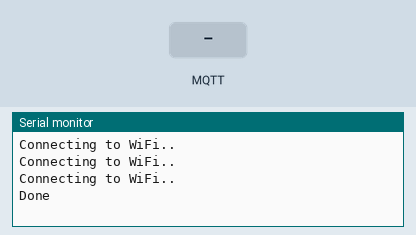
The sketch below on a simulated ESP8266 (NodeMCU). On the bench: the last lines printed to the serial monitor. The inputs (shaded band) are chosen by the test bench. WiFi joins after 1.5 s; servers stay silent unless stated; no MQTT or app messages arrive unless stated.

Above: at 8.7 s.
8.8 s: MQTT message "1" arrives on the first subscribed topic
At 9.8 s:
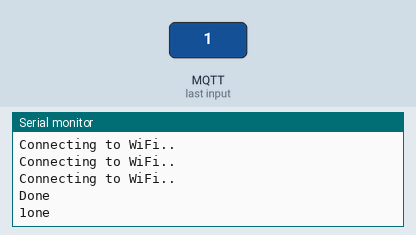
10.3 s: MQTT message "on" arrives on the first subscribed topic
At 10.9 s:
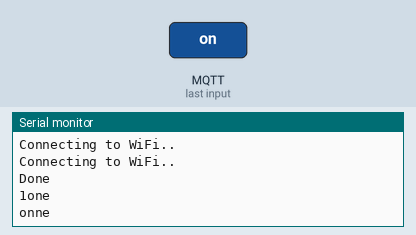
11.8 s: MQTT message "off" arrives on the first subscribed topic
At 13.3 s:
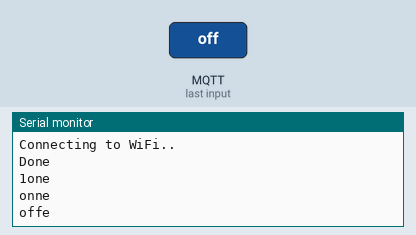

Measured:
- after the input at 8.8 s, the serial monitor: prints a new line at once (image 1)
- after the input at 10.3 s, the serial monitor: prints a new line at once (image 2)
- after the input at 11.8 s, the serial monitor: prints a new line at once (image 3)

The sketch:

ESP-01PantheonAddOn.ino
```cpp
#include <ESP8266WiFi.h>
#include <PubSubClient.h>

//   __________  __________  __________  __________  ___  ___    ___  __________  __________
//  /         / /   ______/ /___   ___/ /___   ___/ /  / /   \  /  / /  _______/ /         /
// /   ______/ /   /_____      /  /        /  /    /  / /     \/  / /  / _____  /   ______/
///______   / /   ______/     /  /        /  /    /  / /         / /  / /_   / /______   /
//         / /   /_____      /  /        /  /    /  / /  / \    / /  /___/  / /         /
//________/ /_________/     /__/        /__/    /__/ /__/   \__/ /_________/ /_________/


// WiFi
char *ssid;
char *password;

// Broker
char *mqtt_broker;
char *topic;
char *mqtt_username;
char *mqtt_password;
char *user;
int mqtt_port = 1883;


WiFiClient espClient;
PubSubClient client(espClient);

void setup() {
  Serial.begin(9600);
  //Ввод данных о подключении
  String buf;
  buf = Serial.readString();
  buf.toCharArray(ssid, buf.length());
  buf = Serial.readString();
  buf.toCharArray(password, buf.length());
  buf = Serial.readString();
  buf.toCharArray(mqtt_broker, buf.length());
  buf = Serial.readString();
  buf.toCharArray(mqtt_username, buf.length());
  buf = Serial.readString();
  buf.toCharArray(mqtt_password, buf.length());
  buf = Serial.readString();
  buf.toCharArray(user, buf.length());
//  password = (char*)Serial.readString();
//  mqtt_broker = (char*)Serial.readString();
//  mqtt_username = (char*)Serial.readString();
//  mqtt_password = (char*)Serial.readString();
//  user = (char*)Serial.readString();
  topic = "/mini-games/";
  strcat(topic, user);
  //Подключение
  WiFi.begin(ssid, password);
  while (WiFi.status() != WL_CONNECTED){
    delay(500);
    Serial.println("Connecting to WiFi..");
  }
  client.setServer(mqtt_broker, mqtt_port);
  client.setCallback(callback);
  while (!client.connected()){
    String client_id = user;
    //Serial.printf("The client %s connects to the public mqtt broker\n", client_id.c_str());
    if (client.connect(client_id.c_str(), mqtt_username, mqtt_password)){
    } else {
      Serial.print("xfailed with state ");
      Serial.println(client.state());
      delay(2000);
    }
  }
  client.publish(topic, "executor here, bitches");
  client.subscribe(topic);
  Serial.println("Done");
  //Подключено
}

void callback(char *topic, byte *payload, unsigned int leng){ // Отправка данных от брокера -> устройству
  char pay[leng];
  for(int i = 0; i < leng; i++){
    pay[i] = (char) payload[i];
  }
  //int test_pay = atoi(&pay[0]);
  Serial.println(pay);
}

void loop() {
  // Рабочий цикл
  client.loop();
  if(Serial.available()){ // Отправка данных от устройства -> брокеру
    char *rep;
    String buf;
    buf = Serial.readString();
    buf.toCharArray(rep, buf.length());
    client.publish(topic, rep);
  }
}
```
